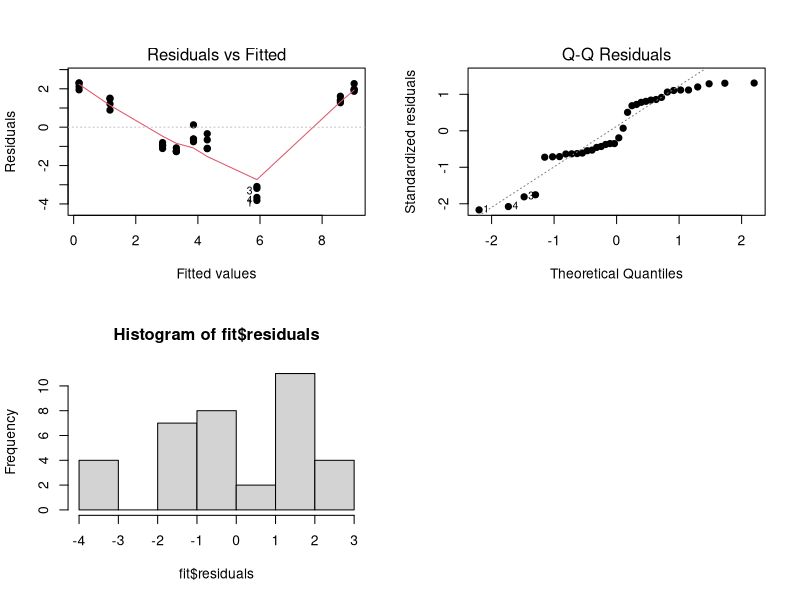
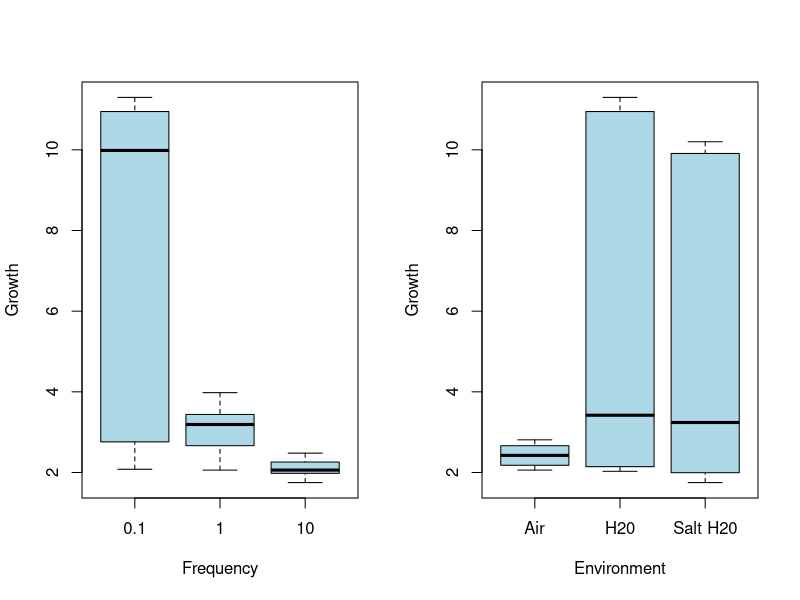
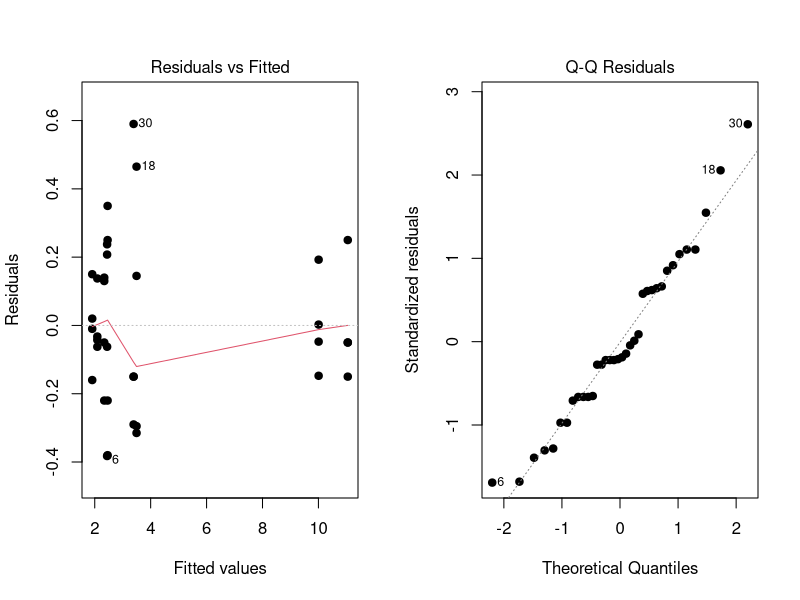
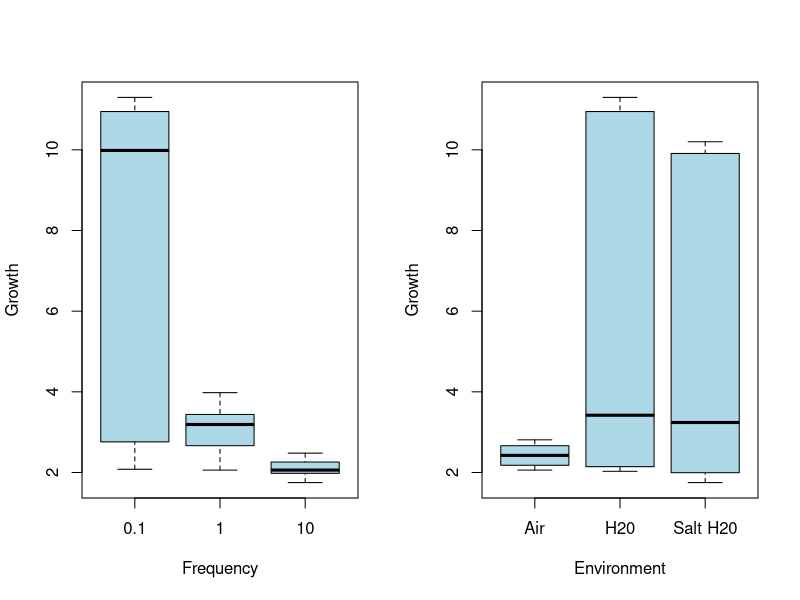
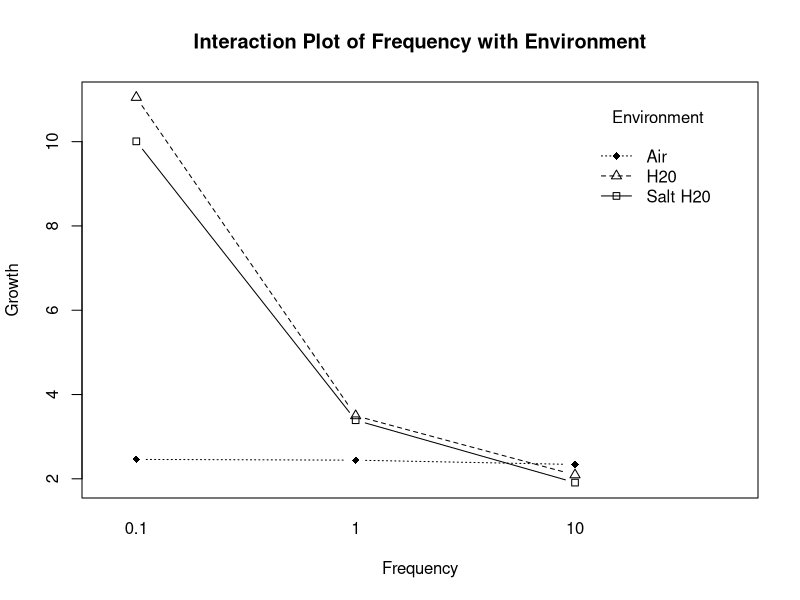
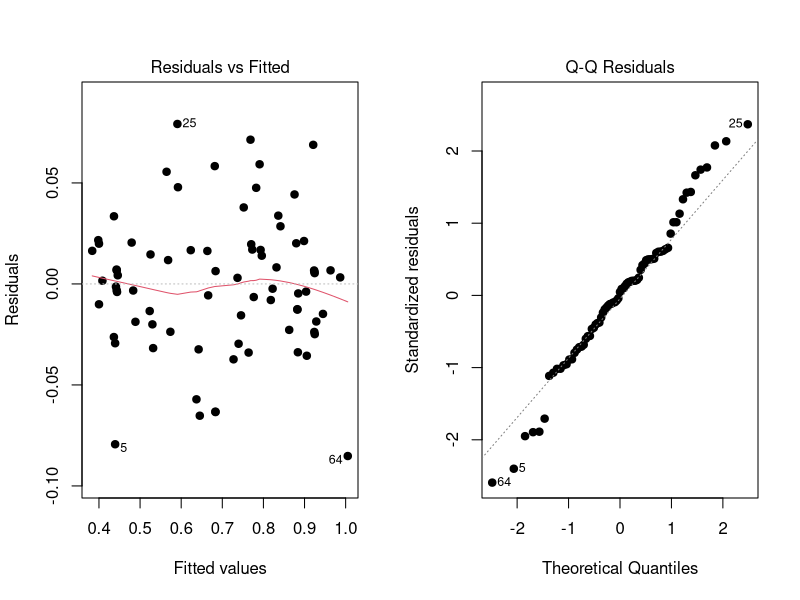
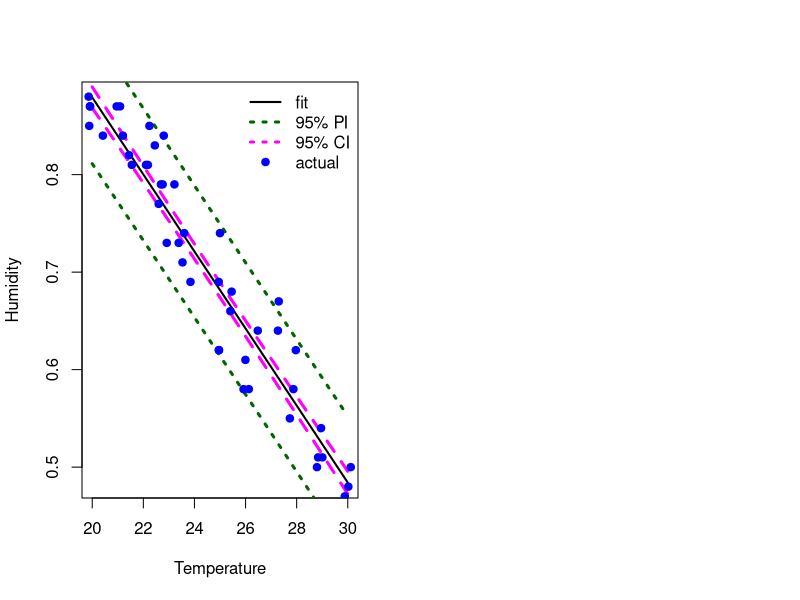
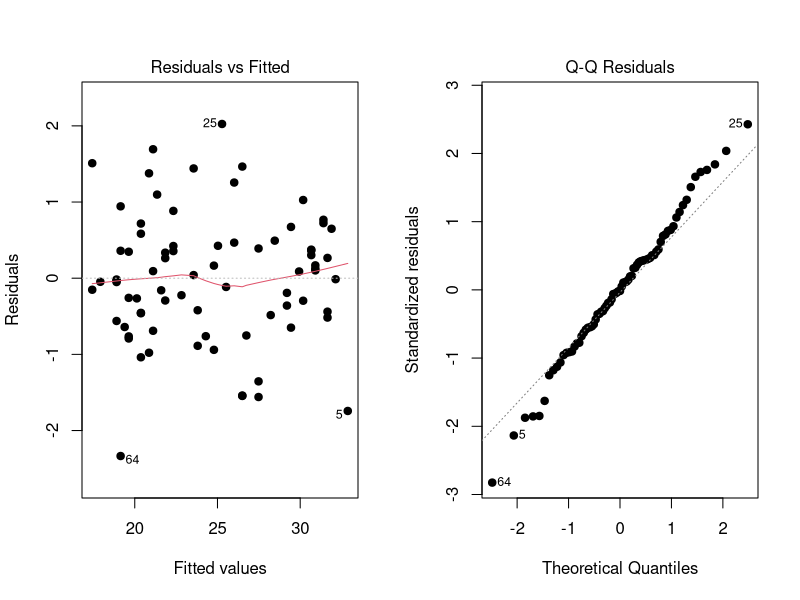

Recreate these plots in R, in order. (Note: this script raises an error after producing the figures.)
## ---- chunk 1
ex2=read.csv("growth.csv")
fit <- aov(Growth~as.factor(Frequency)+as.factor(Environment),data=`ex2`)
## ---- chunk 2
par(mfrow=c(2,2))
plot(fit,1:2,pch=19) 
hist(fit$residuals)
## ---- chunk 3
summary(fit)  # ANOVA table
fit$coefficients  # means
## ---- chunk 4
attach(ex2)
par(mfrow=c(1,2))  # box plot to view difference in means
boxplot(Growth~Frequency,col="light blue",xlab="Frequency",ylab="Growth")
boxplot(Growth~Environment,col="light blue",xlab="Environment",ylab="Growth")
## ---- chunk 5
TukeyHSD(fit,ordered=T)
## ---- chunk 6
fit <- aov(Growth~as.factor(Frequency)*as.factor(Environment),data=ex2)
## ---- chunk 7
par(mfrow=c(1,2))
plot(fit,1:2,pch=19)  # residual diagnostics
## ---- chunk 8
anova(fit)
fit$coefficients
## ---- chunk 9
par(mfrow=c(1,2))  # box plot to view difference in means
boxplot(Growth~Frequency,col="light blue",xlab="Frequency",ylab="Growth")
boxplot(Growth~Environment,col="light blue",xlab="Environment",ylab="Growth")
## ---- chunk 10
par(mfrow=c(1,1))  # interaction plot
with(ex2, (interaction.plot(Frequency, Environment, Growth, type = "b", pch = c(18,24,22),leg.bty = "n", main = "Interaction Plot of Frequency with Environment", xlab = "Frequency",ylab = "Growth")))

## ---- chunk 11
TukeyHSD(fit,ordered=T)
## ---- chunk 12
detach(ex2)
## ---- chunk 13
ex3=read.csv("weather.csv")
attach(ex3)
fit <- lm(Humidity~ Temperature..C.,ex3)
par(mfrow=c(1,2))
plot(fit,1:2,pch=19)  # residual diagnostics
summary(fit) # fit summary
cor(Humidity,Temperature..C.)
## ---- chunk 14
fit$coefficients 
## ---- chunk 15
confint(fit)
## ---- chunk 16
grid <- data.frame(seq(20, 30, by = 0.01))   
colnames(grid)="Temperature..C."
muRh <- predict(fit,new=grid,interval="confidence")
Ypred <- predict(fit,new=grid,interval="prediction")
plot(grid$Temperature..C.,Ypred[,1],type="l",lwd=2,xlab="Temperature",
     ylab="Humidity")
lines(grid$Temperature..C.,Ypred[,2],lty=3, col = "darkgreen", lwd = 3)
lines(grid$Temperature..C.,Ypred[,3],lty=3, col = "darkgreen", lwd = 3)
lines(grid$Temperature..C.,muRh[,2],lty=2, col="magenta", lwd = 3)
lines(grid$Temperature..C.,muRh[,3],lty=2, col = "magenta", lwd = 3)
points(ex3$Temperature..C.,ex3$Humidity,pch=19,col="blue")
legend("topright",legend=c("fit","95% PI", "95% CI","actual"),
       lwd=c(2,3,3,NA),pch=c(NA,NA,NA, 19),lty=c(1,3,3, NA),
       col=c("black","darkgreen","magenta","blue"),bty="n")

## ---- chunk 17
fit <- lm(Temperature..C.~Humidity,ex3)
par(mfrow=c(1,2))
plot(fit,1:2,pch=19)  # residual diagnostics
summary(fit) # fit summary
cor(Humidity,Temperature..C.)
detach(ex3)
## ---- chunk 18
ex4=read.csv("auto.csv")
attach(ex4)
fit <- lm(mpg~ displacement,ex4)
par(mfrow=c(1,2))
plot(fit,1:2,pch=19)  # residual diagnostics
summary(fit) # fit summary
cor(mpg,displacement)

## ---- chunk 19
grid <- data.frame(seq(65, 460, by = 0.5))   
colnames(grid)="displacement"
muMpg <- predict(fit,new=grid,interval="confidence")
Ypred <- predict(fit,new=grid,interval="prediction")
plot(grid$displacement,Ypred[,1],type="l",lwd=2,xlab="displacement",
     ylab="mpg")
lines(grid$displacement,Ypred[,2],lty=3, col = "darkgreen", lwd = 3)
lines(grid$displacement,Ypred[,3],lty=3, col = "darkgreen", lwd = 3)
lines(grid$displacement,muMpg[,2],lty=2, col="magenta", lwd = 3)
lines(grid$displacement,muMpg[,3],lty=2, col = "magenta", lwd = 3)
points(ex4$displacement,ex4$mpg,pch=19,col="blue")
legend("topright",legend=c("fit","95% PI", "95% CI","actual"),
       lwd=c(2,3,3,NA),pch=c(NA,NA,NA, 19),lty=c(1,3,3, NA),
       col=c("black","darkgreen","magenta","blue"),bty="n")


## ---- chunk 20
# Box-Cox
library(MASS)
par(mfrow=c(1,1))
box <- boxcox(fit)
lambda <- box$x[which.max(box$y)]
lambda

mpg.box <- (mpg^lambda-1)/lambda
fit <- lm(mpg.box~displacement)
par(mfrow=c(1,2))
plot(fit,1:2,pch=19)
summary(fit)
## ---- chunk 21
fit <- lm(log(mpg)~ displacement,ex4)
par(mfrow=c(1,2))
plot(fit,1:2,pch=19)  # residual diagnostics
summary(fit) # fit summary
## ---- chunk 22
fit <- lm(sqrt(mpg)~ displacement,ex4)
par(mfrow=c(1,2))
plot(fit,1:2,pch=19)  # residual diagnostics
summary(fit) # fit summary
## ---- chunk 23
fit <- lm(1/mpg~ displacement,ex4)
par(mfrow=c(1,2))
plot(fit,1:2,pch=19)  # residual diagnostics
summary(fit) # fit summary
## ---- chunk 24
fit <- lm(1/sqrt(mpg)~ displacement,ex4)
par(mfrow=c(1,2))
plot(fit,1:2,pch=19)  # residual diagnostics
summary(fit) # fit summary
## ---- chunk 25
fit <- lm((1/log(mpg))~ displacement,ex4)
par(mfrow=c(1,2))
plot(fit,1:2,pch=19)  # residual diagnostics
summary(fit) # fit summary
## ---- chunk 26
fit <- lm(1/mpg~ displacement,ex4)
grid <- data.frame(seq(65, 460, by = 0.5))   
colnames(grid)="displacement"
muMpg <- predict(fit,new=grid,interval="confidence")
Ypred <- predict(fit,new=grid,interval="prediction")
plot(grid$displacement,Ypred[,1],type="l",lwd=2,xlab="displacement",
     ylab="mpg")
lines(grid$displacement,Ypred[,2],lty=3, col = "darkgreen", lwd = 3)
lines(grid$displacement,Ypred[,3],lty=3, col = "darkgreen", lwd = 3)
lines(grid$displacement,muMpg[,2],lty=2, col="magenta", lwd = 3)
lines(grid$displacement,muMpg[,3],lty=2, col = "magenta", lwd = 3)
points(ex4$displacement,1/ex4$mpg,pch=19,col="blue")
legend("topleft",legend=c("fit","95% PI", "95% CI","transformed data"),
       lwd=c(2,3,3,NA),pch=c(NA,NA,NA, 19),lty=c(1,3,3, NA),
       col=c("black","darkgreen","magenta","blue"),bty="n")

## ---- chunk 27

grid <- data.frame(seq(65, 460, by = 0.5))   
colnames(grid)="displacement"
muMpg <- predict(fit,new=grid,interval="confidence")
Ypred <- predict(fit,new=grid,interval="prediction")
plot(grid$displacement,1/Ypred[,1],type="l",lwd=2,xlab="displacement",
     ylab="mpg")
lines(grid$displacement,1/Ypred[,2],lty=3, col = "darkgreen", lwd = 3)
lines(grid$displacement,1/Ypred[,3],lty=3, col = "darkgreen", lwd = 3)
lines(grid$displacement,1/muMpg[,2],lty=2, col="magenta", lwd = 3)
lines(grid$displacement,1/muMpg[,3],lty=2, col = "magenta", lwd = 3)
points(ex4$displacement,ex4$mpg,pch=19,col="blue")
legend("topright",legend=c("fit","95% PI", "95% CI","transformed data"),
       lwd=c(2,3,3,NA),pch=c(NA,NA,NA, 19),lty=c(1,3,3, NA),
       col=c("black","darkgreen","magenta","blue"),bty="n")

## ---- chunk 28


fit <- lm(mpg~ displacement,ex4)
grid <- data.frame(seq(65, 460, by = 0.5))   
colnames(grid)="displacement"
muMpg <- predict(fit,new=grid,interval="confidence")
Ypred <- predict(fit,new=grid,interval="prediction")
plot(grid$displacement,Ypred[,1],type="l",lwd=2,xlab="displacement",
     ylab="mpg")
lines(grid$displacement,Ypred[,2],lty=3, col = "darkgreen", lwd = 3)
lines(grid$displacement,Ypred[,3],lty=3, col = "darkgreen", lwd = 3)
lines(grid$displacement,muMpg[,2],lty=2, col="magenta", lwd = 3)
lines(grid$displacement,muMpg[,3],lty=2, col = "magenta", lwd = 3)
points(ex4$displacement,ex4$mpg,pch=19,col="blue")
legend("topright",legend=c("fit","95% PI", "95% CI","actual"),
       lwd=c(2,3,3,NA),pch=c(NA,NA,NA, 19),lty=c(1,3,3, NA),
       col=c("black","darkgreen","magenta","blue"),bty="n", title = "Original model")
fit <- lm(1/mpg~ displacement,ex4)
grid <- data.frame(seq(65, 460, by = 0.5))   
colnames(grid)="displacement"
muMpg <- predict(fit,new=grid,interval="confidence")
Ypred <- predict(fit,new=grid,interval="prediction")
plot(grid$displacement,1/Ypred[,1],type="l",lwd=2,xlab="displacement",
     ylab="mpg")
lines(grid$displacement,1/Ypred[,2],lty=3, col = "darkgreen", lwd = 3)
lines(grid$displacement,1/Ypred[,3],lty=3, col = "darkgreen", lwd = 3)
lines(grid$displacement,1/muMpg[,2],lty=2, col="magenta", lwd = 3)
lines(grid$displacement,1/muMpg[,3],lty=2, col = "magenta", lwd = 3)
points(ex4$displacement,ex4$mpg,pch=19,col="blue")
legend("topright",legend=c("fit","95% PI", "95% CI","transformed data"),
       lwd=c(2,3,3,NA),pch=c(NA,NA,NA, 19),lty=c(1,3,3, NA),
       col=c("black","darkgreen","magenta","blue"),bty="n", title = "Transformed model")
detach(ex4)
## ---- chunk 29
ex5=read.csv("silver.csv")
attach(ex5)
fit <- aov(Density~as.factor(Ammonium)* as.factor(Stir_Rate)* as.factor(Temperature),data=ex5)
par(mfrow=c(1,2))
plot(fit,1:2,pch=19)
## ---- chunk 30
summary(fit)
fit$coefficients  
## ---- chunk 31
# interaction plot
with(ex5, (interaction.plot(Ammonium, Stir_Rate, Density, type = "b", 
pch = c(18,24,22), leg.bty = "n", main = "Interaction Plot of Ammonium with Stir_Rate", 
xlab = "Ammonium",ylab = "Density")))

with(ex5, (interaction.plot(Stir_Rate, Temperature, Density, type = "b", 
pch = c(18,24,22), leg.bty = "n", main = "Interaction Plot of Stir Rate with Temperature", 
xlab = "Stir Rate",ylab = "Density")))



## ---- chunk 32
par(mfrow=c(1,3))  
boxplot(Density~Ammonium,data=ex5,col="light blue",xlab="Ammonium",ylab="Density")
boxplot(Density~Stir_Rate,data=ex5,col="light blue",xlab="Stir_Rate",ylab="Density")
boxplot(Density~Temperature,data=ex5,col="light blue",xlab="Temperature",ylab="Density")

## ---- chunk 33
tuk=TukeyHSD(fit)
tuk[1:4]
tuk[6]
## ---- chunk 34
library(dplyr)
Ypred <- predict(fit,new = ex5,interval="prediction")
New_data = cbind(ex5,Ypred)
filter(New_data, upr<=14)
